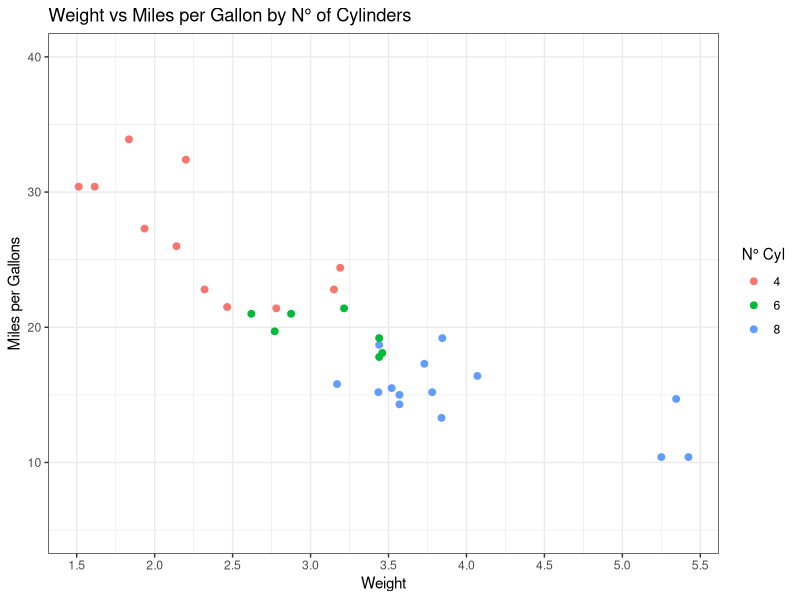

This figure's R source:
# Exercise 9 – Customizing Scales and Labels
# Using the mtcars dataset:
# Tasks:
# 1. Create a scatter plot of wt vs mpg.
# 2. Change the x-axis and y-axis labels to more descriptive names.
# 3. Customize the x-axis scale (e.g., breaks).
# 4. Customize the y-axis limits.
# 5. Change the legend title for cyl.

library(tidyverse)

View(mtcars)
str(mtcars)

mtcars %>%
  mutate(cyl = as.factor(cyl)) %>%
  ggplot(aes(wt, mpg, 
             color = cyl))+
  geom_point(size = 2)+
  scale_x_continuous(breaks = seq(1.5, 5.5, by = 0.5))+
  coord_cartesian(ylim= c(5, 40))+
  labs(title = "Weight vs Miles per Gallon by N° of Cylinders",
       x = "Weight",
       y = "Miles per Gallons",
       color="N° Cyl")+
  theme_bw()
